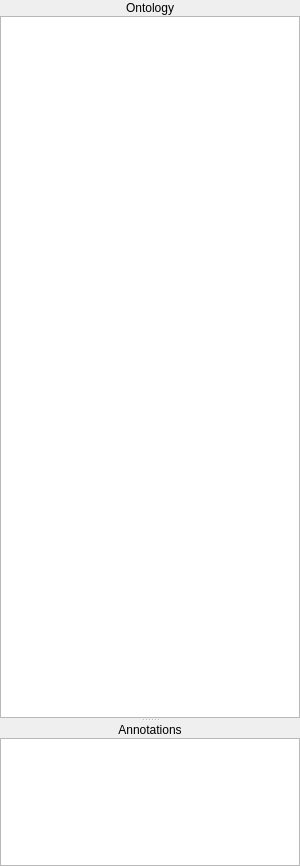
<?xml version="1.0" encoding="UTF-8"?>
<ui version="4.0">
 <class>AnnotationWidget</class>
 <widget class="QWidget" name="AnnotationWidget">
  <property name="geometry">
   <rect>
    <x>0</x>
    <y>0</y>
    <width>300</width>
    <height>866</height>
   </rect>
  </property>
  <property name="windowTitle">
   <string>Form</string>
  </property>
  <property name="autoFillBackground">
   <bool>false</bool>
  </property>
  <layout class="QVBoxLayout" name="verticalLayout">
   <property name="spacing">
    <number>0</number>
   </property>
   <property name="margin">
    <number>0</number>
   </property>
   <item>
    <widget class="QSplitter" name="splitter">
     <property name="autoFillBackground">
      <bool>false</bool>
     </property>
     <property name="orientation">
      <enum>Qt::Vertical</enum>
     </property>
     <property name="childrenCollapsible">
      <bool>true</bool>
     </property>
     <widget class="QWidget" name="ontologyTreeWidget" native="true">
      <property name="sizePolicy">
       <sizepolicy hsizetype="Preferred" vsizetype="Preferred">
        <horstretch>0</horstretch>
        <verstretch>5</verstretch>
       </sizepolicy>
      </property>
      <property name="minimumSize">
       <size>
        <width>300</width>
        <height>0</height>
       </size>
      </property>
      <property name="maximumSize">
       <size>
        <width>16777215</width>
        <height>16777215</height>
       </size>
      </property>
      <property name="autoFillBackground">
       <bool>false</bool>
      </property>
      <layout class="QVBoxLayout" name="verticalLayout">
       <property name="spacing">
        <number>0</number>
       </property>
       <property name="margin">
        <number>0</number>
       </property>
       <item>
        <widget class="QLabel" name="ontologyTreeTitle">
         <property name="minimumSize">
          <size>
           <width>0</width>
           <height>16</height>
          </size>
         </property>
         <property name="text">
          <string>Ontology</string>
         </property>
         <property name="alignment">
          <set>Qt::AlignCenter</set>
         </property>
        </widget>
       </item>
       <item>
        <widget class="QTreeView" name="ontologyTreeView"/>
       </item>
      </layout>
     </widget>
     <widget class="QWidget" name="annotationPanelWidget" native="true">
      <property name="sizePolicy">
       <sizepolicy hsizetype="Preferred" vsizetype="Preferred">
        <horstretch>0</horstretch>
        <verstretch>1</verstretch>
       </sizepolicy>
      </property>
      <property name="minimumSize">
       <size>
        <width>300</width>
        <height>0</height>
       </size>
      </property>
      <property name="autoFillBackground">
       <bool>false</bool>
      </property>
      <layout class="QVBoxLayout" name="verticalLayout_2">
       <property name="spacing">
        <number>0</number>
       </property>
       <property name="margin">
        <number>0</number>
       </property>
       <item>
        <widget class="QLabel" name="annotationPanelTitle">
         <property name="minimumSize">
          <size>
           <width>0</width>
           <height>16</height>
          </size>
         </property>
         <property name="text">
          <string>Annotations</string>
         </property>
         <property name="alignment">
          <set>Qt::AlignCenter</set>
         </property>
        </widget>
       </item>
       <item>
        <widget class="QListWidget" name="annotationPanelView">
         <property name="minimumSize">
          <size>
           <width>300</width>
           <height>0</height>
          </size>
         </property>
         <property name="autoFillBackground">
          <bool>true</bool>
         </property>
        </widget>
       </item>
      </layout>
     </widget>
    </widget>
   </item>
  </layout>
 </widget>
 <resources/>
 <connections/>
</ui>
